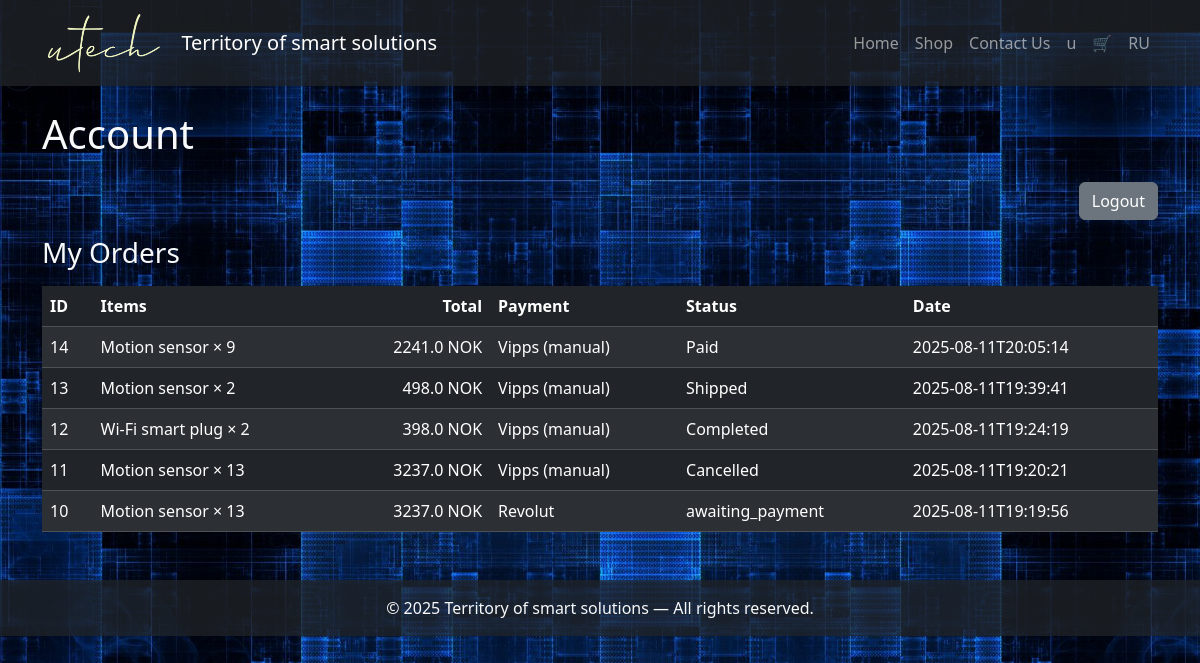
The app's page /account (signed in) with its own data.
### tables this page shows
CREATE TABLE orders (
        id INTEGER PRIMARY KEY AUTOINCREMENT,
        user_id INTEGER,
        items TEXT,
        total REAL,
        payment_method TEXT,
        status TEXT DEFAULT 'Оплачено',
        date TEXT
    , ship_country TEXT, ship_zip TEXT, ship_city TEXT, ship_addr1 TEXT, ship_addr2 TEXT, ship_firstname TEXT, ship_lastname TEXT, ship_email TEXT, ship_phone TEXT, ship_carrier TEXT, customer_note TEXT);

### main.py (the view)
@app.route("/account")
def account_en():
    return render_account("en")

### main.py (called while the page is built)
@app.context_processor
def inject_request():
    return dict(request=request)

def render_lang(template, lang, **kwargs):
    cart_count = 0
    cart = session.get("cart", {})
    if isinstance(cart, dict):
        cart_count = sum(cart.values())
    elif isinstance(cart, list):
        cart_count = len(cart)
    return render_template(
        template,
        lang=lang,
        tr=translations[lang],
        posts=posts,
        cart_count=cart_count,
        shipping=session.get("shipping", {}),   # <── добавили
        **kwargs
    )

def summarize_items(items_json, lang="en"):
    try:
        items = json.loads(items_json)
    except:
        return items_json  # если не JSON, вернуть как есть
    result = []
    for item in items:
        product = next((p for p in products if p["id"] == item["id"]), None)
        if product:
            name = product.get(f"name_{lang}", product.get("name", "?"))
        else:
            name = "?"
        result.append(f"{name} × {item.get('qty', 1)}")
    return ", ".join(result)

### templates/account.html
{% extends "base.html" %}
{% block content %}
<h1 class="mb-4">
    {{ 'Личный кабинет' if lang == 'ru' else 'Account' }}
</h1>
<div class="mb-3 text-end">
    <a href="{{ url_for('logout') }}" class="btn btn-secondary">
        {{ 'Выйти' if lang == 'ru' else 'Logout' }}
    </a>
</div>
{% if role == 'admin' %}
  <h3 class="mb-3">{{ 'Все заказы' if lang == 'ru' else 'All orders' }}</h3>
  <table class="table table-dark table-striped align-middle">
    <thead>
      <tr>
        <th>ID</th>
        <th>{{ 'Пользователь' if lang=='ru' else 'User' }}</th>
        <th>{{ 'Товары' if lang=='ru' else 'Items' }}</th>
        <th class="text-end">{{ 'Сумма' if lang=='ru' else 'Total' }}</th>
        <th>{{ 'Оплата' if lang=='ru' else 'Payment' }}</th>
        <th>{{ 'Статус' if lang=='ru' else 'Status' }}</th>
        <th>{{ 'Дата' if lang=='ru' else 'Date' }}</th>
        <th>{{ 'Действия' if lang=='ru' else 'Actions' }}</th>
      </tr>
    </thead>
    <tbody>
      {% for o in orders %}
      <tr>
        <td>{{ o.id }}</td>
        <td>{{ o.username }}</td>
        <td style="max-width: 420px;">{{ o.items_text }}</td>
        <td class="text-end">{{ o.total }} NOK</td>
        <td>{{ o.payment }}</td>
        <td style="min-width: 210px;">
          <form method="post" action="/update_order/{{ o.id }}" class="d-flex gap-2">
            <select name="status_code" class="form-select form-select-sm">
              {% for code, labels in status_choices %}
                <option value="{{ code }}" {% if o.status_code == code %}selected{% endif %}>
                  {{ labels[lang] }}
                </option>
              {% endfor %}
            </select>
            <button class="btn btn-sm btn-primary">
              {{ 'Сохранить' if lang=='ru' else 'Save' }}
            </button>
          </form>
        </td>
        <td>{{ o.date }}</td>
        <td>
          <a href="/delete_order/{{ o.id }}" class="btn btn-sm btn-danger"
             onclick="return confirm('{{ 'Удалить заказ?' if lang=='ru' else 'Delete order?' }}');">
            {{ 'Удалить' if lang=='ru' else 'Delete' }}
          </a>
        </td>
      </tr>
      {% endfor %}
    </tbody>
  </table>
{% else %}
  <h3 class="mb-3">{{ 'Мои заказы' if lang == 'ru' else 'My Orders' }}</h3>
  <table class="table table-dark table-striped align-middle">
    <thead>
      <tr>
        <th>ID</th>
        <th>{{ 'Товары' if lang=='ru' else 'Items' }}</th>
        <th class="text-end">{{ 'Сумма' if lang=='ru' else 'Total' }}</th>
        <th>{{ 'Оплата' if lang=='ru' else 'Payment' }}</th>
        <th>{{ 'Статус' if lang=='ru' else 'Status' }}</th>
        <th>{{ 'Дата' if lang=='ru' else 'Date' }}</th>
      </tr>
    </thead>
    <tbody>
      {% for o in orders %}
      <tr>
        <td>{{ o.id }}</td>
        <td style="max-width: 520px;">{{ o.items_text }}</td>
        <td class="text-end">{{ o.total }} NOK</td>
        <td>{{ o.payment }}</td>
        <td>
          {% if status_choices %}
            {% for code, labels in status_choices %}
          {% if code == o.status_code %}
                {{ labels[lang] }}
              {% endif %}
            {% endfor %}
          {% else %}
            {{ o.status_label }}
          {% endif %}
        </td>
        <td>{{ o.date }}</td>
      </tr>
      {% endfor %}
    </tbody>
  </table>
{% endif %}
{% endblock %}

### static/css/style.css (style rules this page uses)
body { background: url('../img/backg2.jpg') no-repeat center center fixed; background-size: cover; }

### records on screen
orders: id "14", items_text "Motion sensor × 9", total "2241.0", payment "Vipps (manual)", status_label "Paid", date "2025-08-11T20:05:14"
orders: id "13", items_text "Motion sensor × 2", total "498.0", payment "Vipps (manual)", status_label "Shipped", date "2025-08-11T19:39:41"
orders: id "12", items_text "Wi-Fi smart plug × 2", total "398.0", payment "Vipps (manual)", status_label "Completed", date "2025-08-11T19:24:19"
orders: id "11", items_text "Motion sensor × 13", total "3237.0", payment "Vipps (manual)", status_label "Cancelled", date "2025-08-11T19:20:21"
orders: id "10", items_text "Motion sensor × 13", total "3237.0", payment "Revolut", status_label "awaiting_payment", date "2025-08-11T19:19:56"

### other values on screen
{{ tr.site_title }} "Territory of smart solutions"
{{ tr.menu_home }} "Home"
{{ tr.menu_shop }} "Shop"
{{ tr.menu_contacts }} "Contact Us"
{{ 'Личный кабинет' if lang == 'ru' else 'Account' }} "Account"
{{ 'Выйти' if lang == 'ru' else 'Logout' }} "Logout"
{{ 'Мои заказы' if lang == 'ru' else 'My Orders' }} "My Orders"
{{ 'Товары' if lang=='ru' else 'Items' }} "Items"
{{ 'Сумма' if lang=='ru' else 'Total' }} "Total"
{{ 'Оплата' if lang=='ru' else 'Payment' }} "Payment"
{{ 'Статус' if lang=='ru' else 'Status' }} "Status"
{{ 'Дата' if lang=='ru' else 'Date' }} "Date"
{{ tr.footer }} "All rights reserved."
